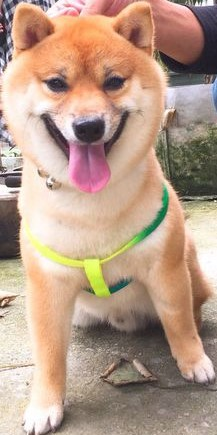
#> input picture SIFT/dog1.jpg, 217 x 435 px
$ jupyter execute SIFT.ipynb
#> lines starting #> are read from the running program, lines starting #| are printed output that depends on the picture; after the words box and inside, x2 and y2 are one past the last pixel; in counts of white or black regions, pixels touching at a corner belong together
[cell 1]
import numpy as np
import cv2
from matplotlib import pyplot as plt

[cell 2]
MIN_MATCH_COUNT = 10

img1 = cv2.imread('dog1.jpg', 0)          # queryImage
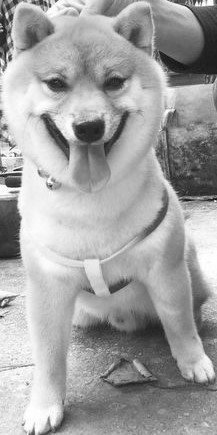
#> img1: shape (435, 217); min 13, max 255, mean 162.6
img2 = cv2.imread('dog2.jpg', 0) # trainImage
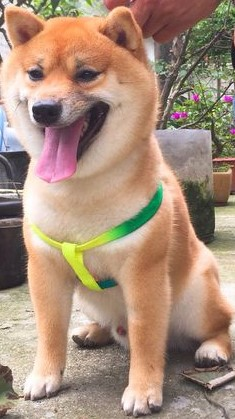
#> input picture SIFT/dog2.jpg, 235 x 419 px
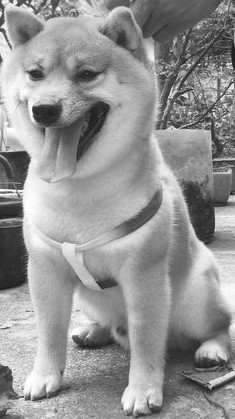
#> img2: shape (419, 235); min 16, max 255, mean 148

[cell 3]
# Initiate SIFT detector
sift = cv2.xfeatures2d.SIFT_create()

[cell 4]
# find the keypoints and descriptors with SIFT
kp1, des1 = sift.detectAndCompute(img1,None)
#> kp1 = 500 keypoints; strongest (x, y, size): (14, 181, 10), (58, 85, 12.9), (50, 6, 1.9), (197, 4, 2.6)
kp2, des2 = sift.detectAndCompute(img2,None)
#> kp2 = 614 keypoints; strongest (x, y, size): (46, 115, 17), (37, 75, 9.6), (212, 350, 12.5), (185, 95, 3)

[cell 5]
FLANN_INDEX_KDTREE = 0
index_params = dict(algorithm = FLANN_INDEX_KDTREE, trees = 5)
search_params = dict(checks = 50)

[cell 6]
flann = cv2.FlannBasedMatcher(index_params, search_params)

matches = flann.knnMatch(des1, des2, k=2)
#> matches = 500 matches

# store all the good matches as per Lowe's ratio test.
good = []
for m,n in matches:
    if m.distance < 0.7*n.distance:
        good.append(m)
#> after the loop, good = 12 matches

[cell 7]
if len(good)>MIN_MATCH_COUNT:
    src_pts = np.float32([ kp1[m.queryIdx].pt for m in good ]).reshape(-1,1,2)
#> src_pts = [[19.36, 218.3], [44.89, 86.77], [45.81, 420], [57.97, 84.58], [59.83, 63.79], [70.48, 71.96], [77.33, 77.23], [84.52, 275.1], [106, 74.85], [111, 70.55], [111.1, 366.4], [143.7, 87.81]]
    dst_pts = np.float32([ kp2[m.trainIdx].pt for m in good ]).reshape(-1,1,2)
#> dst_pts = [[125.9, 383.8], [27.15, 75.38], [41.79, 385.9], [36.54, 74.75], [39.91, 55.77], [45.95, 63.81], [51.1, 68.83], [119.1, 225.8], [77.69, 66.64], [83.31, 63.53], [167.6, 288.6], [120.5, 82.63]]

    M, mask = cv2.findHomography(src_pts, dst_pts, cv2.RANSAC,5.0)
#> M = [[0.537, 0.0307, -2.21], [-0.134, 0.781, 5.17], [-0.00247, -9.37e-05, 1]]; mask = [0, 1, 1, 1, 1, 1, 1, 0, 1, 1, 0, 1]
    matchesMask = mask.ravel().tolist()
#> matchesMask = [0, 1, 1, 1, 1, 1, 1, 0, 1, 1, 0, 1]

    h,w, = img1.shape
#> h = 435; w = 217
    pts = np.float32([ [0,0],[0,h-1],[w-1,h-1],[w-1,0] ]).reshape(-1,1,2)
#> pts = [[0, 0], [0, 434], [216, 434], [216, 0]]
    dst = cv2.perspectiveTransform(pts,M)
#> dst = [[-2.21, 5.17], [11.61, 358.7], [298.2, 738.9], [243.7, -51.1]]

    img2 = cv2.polylines(img2,[np.int32(dst)],True,255,3, cv2.LINE_AA)
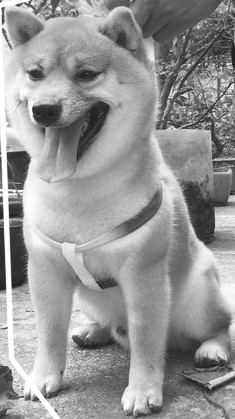
#> img2: shape (419, 235); 2.77% of pixels changed, all inside (x1, y1, x2, y2) = (0, 0, 61, 419)

else:
    print ("Not enough matches are found - %d/%d" % (len(good),MIN_MATCH_COUNT))
    matchesMask = None

[cell 8]
draw_params = dict(matchColor = (0,255,0), # draw matches in green color
                   singlePointColor = None,
                   matchesMask = matchesMask, # draw only inliers
                   flags = 2)
#> draw_params = 4 items

img3 = cv2.drawMatches(img1,kp1,img2,kp2,good,None,**draw_params)
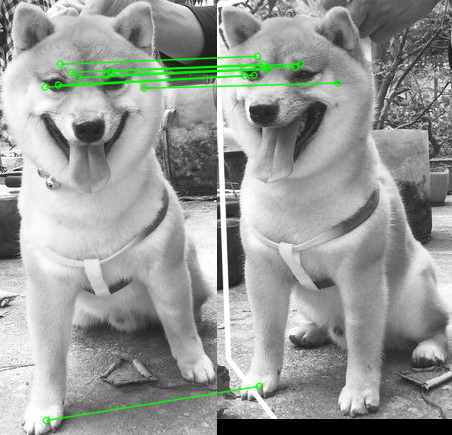
#> img3: shape (435, 452, 3); mean of channels 0, 1, 2 151.5, 154.7, 151.5; drawn as B, G, R

plt.imshow(img3, 'gray'),plt.show()
